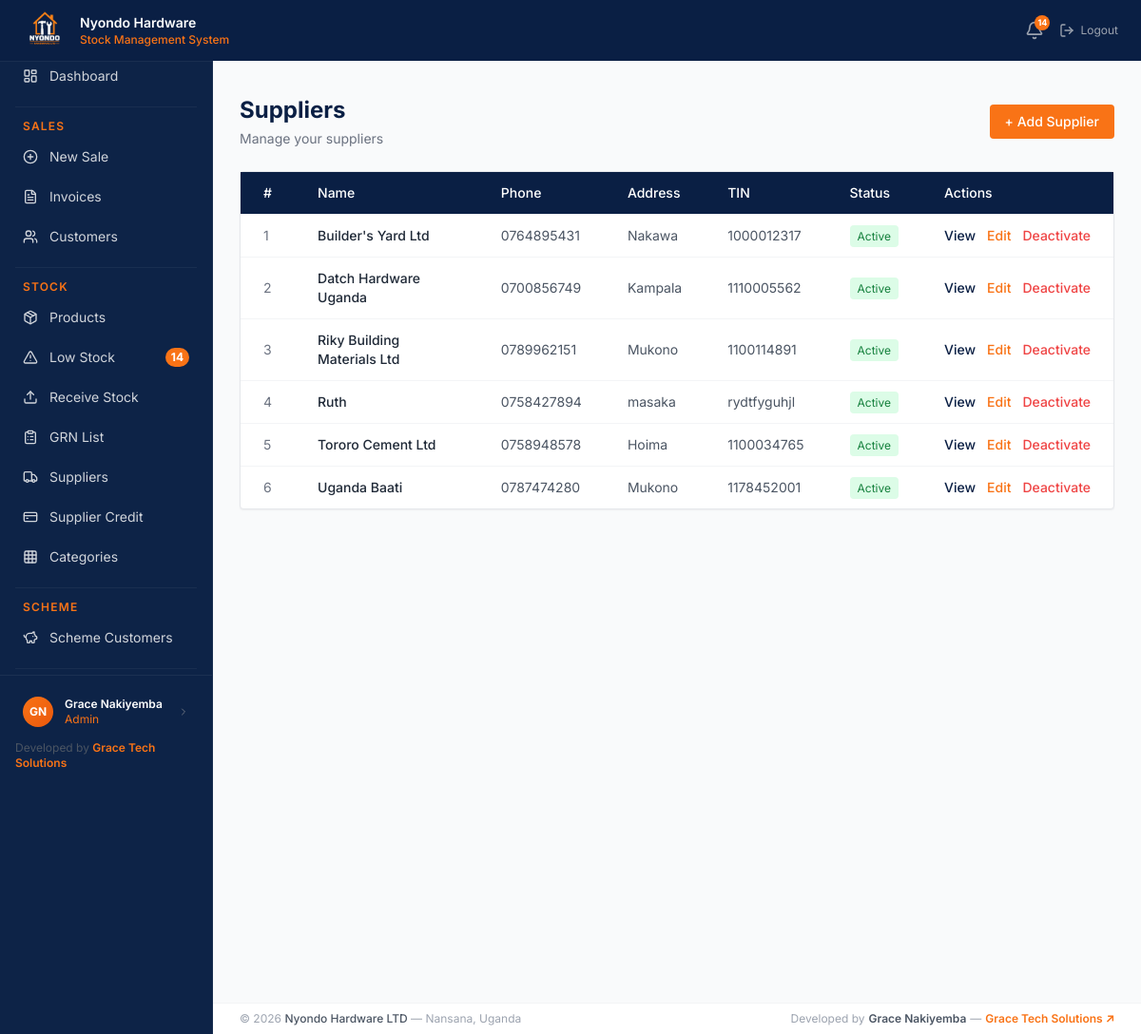
Page /stock/suppliers/ (signed in) on the committed database.
### users/models.py (models this page shows, shortened)
class UserProfile(models.Model):
    ROLE_CHOICES = [
        ('sales_attendant', 'Sales Attendant'),
        ('store_manager',   'Store Manager'),
        ('admin',           'Admin'),
    ]
    user       = models.OneToOneField(User, on_delete=models.CASCADE)
    role       = models.CharField(max_length=20, choices=ROLE_CHOICES, default='sales_attendant')
    phone      = models.CharField(max_length=20)
    avatar     = models.ImageField(upload_to='avatars/', blank=True, null=True)
    is_active  = models.BooleanField(default=True)
    created_at = models.DateTimeField(auto_now_add=True)

### stock/models.py (models this page shows, shortened)
class Supplier(models.Model):
    name       = models.CharField(max_length=100)
    phone      = models.CharField(max_length=20)
    address    = models.TextField()
    tin        = models.CharField(max_length=50, blank=True)
    is_active  = models.BooleanField(default=True)
    created_at = models.DateTimeField(auto_now_add=True)

### users/decorators.py (the view)
    def wrapper(request, *args, **kwargs):
        if not request.user.is_authenticated:
            return redirect('users:login')
        if not hasattr(request.user, 'userprofile'):
            raise PermissionDenied
        if request.user.userprofile.role not in ['store_manager', 'admin']:
            raise PermissionDenied
        return view_func(request, *args, **kwargs)

### stock/context_processors.py (called while the page is built)
def low_stock_count(request):
    if request.user.is_authenticated:
        try:
            from stock.models import Product
            count = Product.objects.filter(
                is_active=True,
                quantity__lte=F('reorder_level')
            ).count()
            return {'low_stock_count': count}
        except Exception:
            return {'low_stock_count': 0}
    return {'low_stock_count': 0}

### stock/views.py (called while the page is built)
@manager_required
def supplier_list(request):
    suppliers = Supplier.objects.filter(is_active=True).order_by('name')
    return render(request, 'stock/supplier_list.html', {'suppliers': suppliers})

### templates/stock/supplier_list.html (shortened to what this page needs)
{% extends 'base.html' %}
{% block content %}
<div class="flex items-center justify-between mb-6">
    <div>
        <h1 class="text-2xl font-bold" style="color: #0a1f44;">Suppliers</h1>
        <p class="text-sm text-gray-500 mt-1">Manage your suppliers</p>
    </div>
    {% if request.user.userprofile.role == 'store_manager' or request.user.userprofile.role == 'admin' %}
    <a href="{% url 'stock:supplier-create' %}"
       class="px-4 py-2 text-sm font-medium text-white rounded transition"
       style="background-color: #f97316;">
        + Add Supplier
    </a>
    {% endif %}
</div>
<div class="bg-white rounded shadow-sm border border-gray-200">
    <table class="w-full text-sm">
        <thead>
            <tr style="background-color: #0a1f44; color: white;">
                <th class="text-left px-6 py-3 font-medium">#</th>
                <th class="text-left px-6 py-3 font-medium">Name</th>
                <th class="text-left px-6 py-3 font-medium">Phone</th>
                <th class="text-left px-6 py-3 font-medium">Address</th>
                <th class="text-left px-6 py-3 font-medium">TIN</th>
                <th class="text-left px-6 py-3 font-medium">Status</th>
                <th class="text-left px-6 py-3 font-medium">Actions</th>
            </tr>
        </thead>
        <tbody>
            {% for supplier in suppliers %}
            <tr class="border-t border-gray-100 hover:bg-gray-50 transition">
                <td class="px-6 py-3 text-gray-500">{{ forloop.counter }}</td>
                <td class="px-6 py-3 font-medium text-gray-800">{{ supplier.name }}</td>
                <td class="px-6 py-3 text-gray-600">{{ supplier.phone }}</td>
                <td class="px-6 py-3 text-gray-600">
                    {{ supplier.address|truncatechars:30 }}
                </td>
                <td class="px-6 py-3 text-gray-600">{{ supplier.tin|default:"-" }}</td>
                <td class="px-6 py-3">
                    {% if supplier.is_active %}
                        <span class="text-xs px-2 py-1 rounded bg-green-100 text-green-700">
                            Active
                        </span>
                    {% else %}
                        <span class="text-xs px-2 py-1 rounded bg-red-100 text-red-700">
                            Inactive
                        </span>
                    {% endif %}
                </td>
                <td class="px-6 py-3">
                    <div class="flex gap-3">
                        <a href="{% url 'stock:supplier-detail' supplier.pk %}"
                           class="text-sm font-medium hover:underline"
                           style="color: #0a1f44;">View</a>
                        {% if request.user.userprofile.role == 'store_manager' or request.user.userprofile.role == 'admin' %}
                        <a href="{% url 'stock:supplier-update' supplier.pk %}"
                           class="text-sm font-medium hover:underline"
                           style="color: #f97316;">Edit</a>
                        {% endif %}
                        {% if request.user.userprofile.role == 'admin' %}
                        <a href="{% url 'stock:supplier-delete' supplier.pk %}"
                           class="text-sm font-medium text-red-500 hover:underline">
                            Deactivate
                        </a>
                        {% endif %}
                    </div>
                </td>
            </tr>
            {% empty %}
            <tr>
                <td colspan="7" class="px-6 py-6 text-center text-gray-400">
                    No suppliers found. Add one to get started.
                </td>
            </tr>
            {% endfor %}
        </tbody>
    </table>
</div>
{% endblock %}

### templates/base.html (shortened to what this page needs)
{% load static %}
<!doctype html>
<html lang="en">
  <head>
    <script src="https://cdn.tailwindcss.com"></script>
  </head>
  <body class="bg-gray-50">cd
    <nav
      class="fixed top-0 left-0 right-0 z-50 flex items-center justify-between px-6 py-2"
      style="
        background-color: #0a1f44;
        box-shadow: 0 1px 0 rgba(255, 255, 255, 0.05);
      "
    >
      <div class="flex items-center gap-3">
        <div
          class="w-12 h-12 rounded-lg overflow-hidden flex items-center justify-center"
        >
          <img
            src="{% static 'images/logo.png' %}"
            alt="Logo"
            class="w-full h-full object-cover"
          />
        </div>
        <div class="leading-tight">
          <p class="text-white font-semibold text-sm">Nyondo Hardware</p>
          <p class="text-xs font-medium" style="color: #f97316">
            Stock Management System
          </p>
        </div>
      </div>
      <div class="flex items-center gap-4">
        {% if user.is_authenticated %}
        <a
          href="{% url 'stock:low-stock' %}"
          class="relative text-gray-400 hover:text-white transition"
        >
          <i data-lucide="bell" class="w-5 h-5"></i>
          {% if low_stock_count > 0 %}
          <span
            class="absolute -top-1.5 -right-1.5 w-4 h-4 rounded-full flex items-center justify-center font-bold"
            style="background-color: #f97316; color: white; font-size: 9px"
          >
            {{ low_stock_count }}
          </span>
          {% endif %}
        </a>
        <a
          href="{% url 'users:logout' %}"
          class="flex items-center gap-1.5 text-gray-400 hover:text-red-400 text-sm transition"
        >
          <i data-lucide="log-out" class="w-4 h-4"></i>
          <span class="text-xs">Logout</span>
        </a>
        {% else %}
        <a
          href="{% url 'users:login' %}"
          class="text-gray-300 hover:text-white text-sm transition"
          >Login</a
        >
        {% endif %}
      </div>
    </nav>
    <div class="flex pt-12 min-h-screen">
      <aside
        class="fixed top-12 left-0 bottom-0 w-56 flex flex-col"
        style="
          background-color: #0d2347;
          border-right: 1px solid rgba(255, 255, 255, 0.05);
        "
      >
        <div class="sidebar-wrap px-2 py-3">
          <a
            href="{% url 'dashboard:home' %}"
            class="sidebar-link flex items-center gap-3 px-4 py-2.5 text-gray-300 hover:text-white text-sm rounded-lg mb-0.5"
          >
            <i data-lucide="layout-dashboard" class="w-4 h-4 shrink-0"></i>
            <span>Dashboard</span>
          </a>
          {% if user.is_authenticated %} {% with role=user.userprofile.role %}
          {% if role == 'admin' %}
          <div class="mx-2 my-3 border-t border-white border-opacity-5"></div>
          <p
            class="px-4 pb-1 text-xs font-semibold uppercase tracking-widest"
            style="color: #f97316"
          >
            Sales
          </p>
          <a
            href="{% url 'sales:invoice-create' %}"
            class="sidebar-link flex items-center gap-3 px-4 py-2.5 text-gray-300 hover:text-white text-sm rounded-lg mb-0.5"
          >
            <i data-lucide="plus-circle" class="w-4 h-4 shrink-0"></i
            ><span>New Sale</span>
          </a>
          <a
            href="{% url 'sales:invoice-list' %}"
            class="sidebar-link flex items-center gap-3 px-4 py-2.5 text-gray-300 hover:text-white text-sm rounded-lg mb-0.5"
          >
            <i data-lucide="file-text" class="w-4 h-4 shrink-0"></i
            ><span>Invoices</span>
          </a>
          <a
            href="{% url 'sales:customer-list' %}"
            class="sidebar-link flex items-center gap-3 px-4 py-2.5 text-gray-300 hover:text-white text-sm rounded-lg mb-0.5"
          >
            <i data-lucide="users" class="w-4 h-4 shrink-0"></i
            ><span>Customers</span>
          </a>
          <div class="mx-2 my-3 border-t border-white border-opacity-5"></div>
          <p
            class="px-4 pb-1 text-xs font-semibold uppercase tracking-widest"
            style="color: #f97316"
          >
            Stock
          </p>
          <a
            href="{% url 'stock:product-list' %}"
            class="sidebar-link flex items-center gap-3 px-4 py-2.5 text-gray-300 hover:text-white text-sm rounded-lg mb-0.5"
          >
            <i data-lucide="package" class="w-4 h-4 shrink-0"></i
            ><span>Products</span>
          </a>
          <a
            href="{% url 'stock:low-stock' %}"
            class="sidebar-link flex items-center gap-3 px-4 py-2.5 text-gray-300 hover:text-white text-sm rounded-lg mb-0.5"
          >
            <i data-lucide="alert-triangle" class="w-4 h-4 shrink-0"></i>
            <span>Low Stock</span>
            {% if low_stock_count > 0 %}
            <span
              class="ml-auto text-xs px-1.5 py-0.5 rounded-full font-bold"
              style="background-color: #f97316; color: white"
              >{{ low_stock_count }}</span
            >
            {% endif %}
          </a>
          <a
            href="{% url 'stock:receipt-create' %}"
            class="sidebar-link flex items-center gap-3 px-4 py-2.5 text-gray-300 hover:text-white text-sm rounded-lg mb-0.5"
          >
            <i data-lucide="upload" class="w-4 h-4 shrink-0"></i
            ><span>Receive Stock</span>
          </a>
          <a
            href="{% url 'stock:receipt-list' %}"
            class="sidebar-link flex items-center gap-3 px-4 py-2.5 text-gray-300 hover:text-white text-sm rounded-lg mb-0.5"
          >
            <i data-lucide="clipboard-list" class="w-4 h-4 shrink-0"></i
            ><span>GRN List</span>
          </a>
          <a
            href="{% url 'stock:supplier-list' %}"
            class="sidebar-link flex items-center gap-3 px-4 py-2.5 text-gray-300 hover:text-white text-sm rounded-lg mb-0.5"
          >
            <i data-lucide="truck" class="w-4 h-4 shrink-0"></i
            ><span>Suppliers</span>
          </a>
          <a
            href="{% url 'stock:credit-list' %}"
            class="sidebar-link flex items-center gap-3 px-4 py-2.5 text-gray-300 hover:text-white text-sm rounded-lg mb-0.5"
          >
            <i data-lucide="credit-card" class="w-4 h-4 shrink-0"></i
            ><span>Supplier Credit</span>
          </a>
          <a
            href="{% url 'stock:category-list' %}"
            class="sidebar-link flex items-center gap-3 px-4 py-2.5 text-gray-300 hover:text-white text-sm rounded-lg mb-0.5"
          >
            <i data-lucide="grid" class="w-4 h-4 shrink-0"></i
            ><span>Categories</span>
          </a>
          <div class="mx-2 my-3 border-t border-white border-opacity-5"></div>
          <p
            class="px-4 pb-1 text-xs font-semibold uppercase tracking-widest"
            style="color: #f97316"
          >
            Scheme
          </p>
          <a
            href="{% url 'scheme:customer-list' %}"
            class="sidebar-link flex items-center gap-3 px-4 py-2.5 text-gray-300 hover:text-white text-sm rounded-lg mb-0.5"
          >
            <i data-lucide="piggy-bank" class="w-4 h-4 shrink-0"></i
            ><span>Scheme Customers</span>
          </a>
          <div class="mx-2 my-3 border-t border-white border-opacity-5"></div>
          {% endif %} {% endwith %} {% endif %}
        </div>
        {% if user.is_authenticated %}
        <div
          class="px-3 py-3 border-t shrink-0"
          style="border-color: rgba(255, 255, 255, 0.06)"
        >
          <a
            href="{% url 'users:profile' %}"
            class="flex items-center gap-3 rounded-lg px-3 py-2.5 hover:bg-white hover:bg-opacity-5 transition"
          >
            {% if user.userprofile.avatar %}
            <img
              src="{{ user.userprofile.avatar.url }}"
              class="w-8 h-8 rounded-full object-cover shrink-0 border-2"
              style="border-color: #f97316"
            />
            {% else %}
            <div
              class="w-8 h-8 rounded-full flex items-center justify-center text-xs font-bold shrink-0"
              style="
                background: linear-gradient(135deg, #f97316, #ea580c);
                color: white;
              "
            >
              {{ user.first_name|first|upper }}{{ user.last_name|first|upper }}
            </div>
            {% endif %}
            <div class="min-w-0">
              <p class="text-white text-xs font-semibold truncate">
                {{ user.get_full_name }}
              </p>
              <p class="text-xs truncate" style="color: #f97316">
                {{ user.userprofile.get_role_display }}
              </p>
            </div>
            <i
              data-lucide="chevron-right"
              class="w-3 h-3 text-gray-500 ml-auto shrink-0"
            ></i>
          </a>
          <div class="mt-1 px-1">
            <p class="text-xs text-gray-600">
              Developed by
              <a
                href="https://gracetechsolutions.netlify.app/"
                target="_blank"
                class="font-semibold hover:underline"
                style="color: #f97316"
              >
                Grace Tech Solutions
              </a>
            </p>
          </div>
        </div>
        {% endif %}
      </aside>
      <main class="ml-56 flex-1 p-7 pb-16 min-h-screen">
         {% block content %}{% endblock %}
      </main>
    </div>
    <footer
      class="fixed bottom-0 left-56 right-0 px-7 py-2 bg-white border-t border-gray-100"
      style="z-index: 30"
    >
      <div class="flex items-center justify-between">
        <p class="text-xs text-gray-400">
          &copy; 2026
          <span class="font-medium text-gray-600">Nyondo Hardware LTD</span>
          &mdash; Nansana, Uganda
        </p>
        <div class="flex items-center gap-1 text-xs text-gray-400">
          <span>Developed by</span>
          <span class="font-semibold text-gray-600">Grace Nakiyemba</span>
          <span>&mdash;</span>
          <a
            href="https://gracetechsolutions.netlify.app/"
            target="_blank"
            class="font-semibold hover:underline"
            style="color: #f97316"
          >
            Grace Tech Solutions ↗
          </a>
        </div>
      </div>
    </footer>
  </body>
</html>

### templates/base.html (style rules this page uses)
* { font-family: 'Inter', sans-serif; }
.sidebar-link { transition: all 0.15s ease; }
.sidebar-wrap { height: calc(100vh - 48px - 90px); overflow-y: auto; }

### rows in the picture
Supplier: name "Builder's Yard Ltd", phone "0764895431", address "Nakawa", tin "1000012317", is_active "Active"
Supplier: name "Datch Hardware Uganda", phone "0700856749", address "Kampala", tin "1110005562", is_active "Active"
Supplier: name "Riky Building Materials Ltd", phone "0789962151", address "Mukono", tin "1100114891", is_active "Active"
Supplier: name "Ruth", phone "0758427894", address "masaka", tin "rydtfyguhjl", is_active "Active"
Supplier: name "Tororo Cement Ltd", phone "0758948578", address "Hoima", tin "1100034765", is_active "Active"
Supplier: name "Uganda Baati", phone "0787474280", address "Mukono", tin "1178452001", is_active "Active"

### other values in the picture
{{ low_stock_count }} "14"
{{ user.first_name|first|upper }} "G"
{{ user.last_name|first|upper }} "N"
{{ user.get_full_name }} "Grace Nakiyemba"
{{ user.userprofile.get_role_display }} "Admin"
